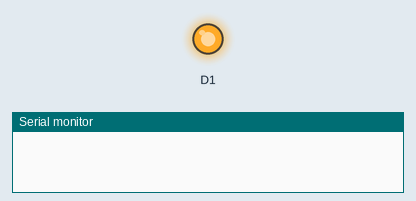
A program run on a simulated ESP8266 (NodeMCU). Parts: output pins drawn as LEDs (lit = HIGH), the last lines printed to the serial monitor.

Above: at 0.2 s.
At 37.6 s:
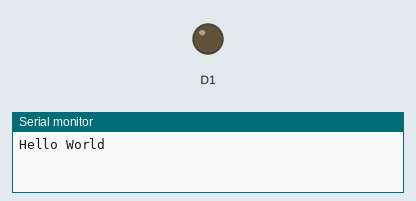
Timing chart, 0 to 50.8 s (numbered marks = the images above):
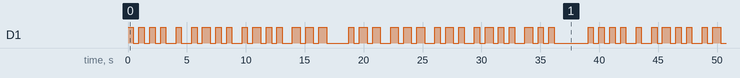

Measured:
- by itself, D1: moves between LOW and HIGH, repeating every 39.0 s
- by itself, everything shown: repeats every 39.0 s, in 64 steps

The program:

main.cpp
```cpp
#include <Arduino.h>

/*
 H . . . .
 E .
 L . - . .
 O - - -

 W . - -
 R . - .
 L . - . .
 D - . .

*/

void dot(bool isLast = false){
  digitalWrite(D1,HIGH);
  delay(460);
  digitalWrite(D1,LOW);
  delay(isLast ? 860:460);
}

void dash(bool isLast = false){
  digitalWrite(D1,HIGH);
  delay(660);
  digitalWrite(D1,LOW);
  delay(isLast ? 860:460);

}

void h(){
  dot();
  dot();
  dot();
  dot(true);

}

void e() {
  dot(true);
}

void l() {
  dot();
  dash();
  dot();
  dot(true);
}

void o() {
  dash();
  dash();
  dash(true);
}

void w() {
  dot();
  dash();
  dash(true);
}

void r() {
  dot();
  dash();
  dot(true);
}

void d() {
  dash();
  dot();
  dot(true);
}

void setup() {
  Serial.begin(115200);
  pinMode(D1, OUTPUT);
}

void loop() {
  h();
  e();
  l();
  l();
  o();
  delay(1000);
  w();
  o();
  r();
  l();
  d();
  Serial.println("Hello World");
  delay(2000);
}
```
